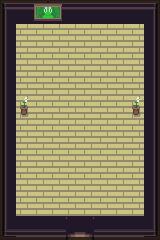

This game map was drawn from its Tiled (.tmx) file and the tilesets committed beside it. A one-line description and the full map source follow:
An orthogonal 10x10 tile map with 16x24 px tiles, 3 tile layers (Tile Layer 1, Tile Layer 2, collision), 3 tilesets and 1 object (teleport).

<map version="1.8" tiledversion="1.8.2" orientation="orthogonal" renderorder="right-down" width="10" height="10" tilewidth="16" tileheight="24" infinite="0" nextlayerid="5" nextobjectid="7">
 <tileset firstgid="1" source="house_int.tsx" />
 <tileset firstgid="1001" source="collisions.tsx" />
 <tileset firstgid="1161" source="home.tsx" />
 <layer id="1" name="Tile Layer 1" width="10" height="10">
  <data encoding="csv">
2,3,3,3,3,3,3,3,3,4,
42,81,81,81,81,81,81,81,81,44,
42,81,81,81,81,81,81,81,81,44,
42,81,81,81,81,81,81,81,81,44,
42,81,81,81,81,81,81,81,81,44,
42,81,81,81,81,81,81,81,81,44,
42,81,81,81,81,81,81,81,81,44,
42,81,81,81,81,81,81,81,81,44,
42,81,81,81,81,81,81,81,81,44,
82,83,83,83,83,83,83,83,83,84
</data>
 </layer>
 <layer id="2" name="Tile Layer 2" width="10" height="10">
  <data encoding="csv">
0,0,13,14,0,0,0,0,0,0,
0,0,0,0,0,0,0,0,0,0,
0,0,0,0,0,0,0,0,0,0,
0,0,0,0,0,0,0,0,0,0,
0,412,0,0,0,0,0,0,412,0,
0,0,0,0,0,0,0,0,0,0,
0,0,0,0,0,0,0,0,0,0,
0,0,0,0,0,0,0,0,0,0,
0,0,0,0,0,0,0,0,0,0,
0,0,0,0,289,290,0,0,0,0
</data>
 </layer>
 <layer id="3" name="collision" width="10" height="10" opacity="0.7">
  <data encoding="csv">
1010,1057,1057,1057,1057,1057,1057,1057,1057,1011,
1026,0,0,0,0,0,0,0,0,1025,
1026,0,0,0,0,0,0,0,0,1025,
1026,0,0,0,0,0,0,0,0,1025,
1026,0,0,0,0,0,0,0,0,1025,
1026,0,0,0,0,0,0,0,0,1025,
1026,0,0,0,0,0,0,0,0,1025,
1026,0,0,0,0,0,0,0,0,1025,
1026,0,0,0,0,0,0,0,0,1025,
1012,1041,1041,1041,1041,1041,1041,1041,1041,1013
</data>
 </layer>
 <objectgroup id="4" name="objects">
  <object id="5" type="teleport" gid="1041" x="64" y="240" width="16" height="24">
   <properties>
    <property name="teleport" value="ishnew,9,8" />
   </properties>
  </object>
 </objectgroup>
</map>
